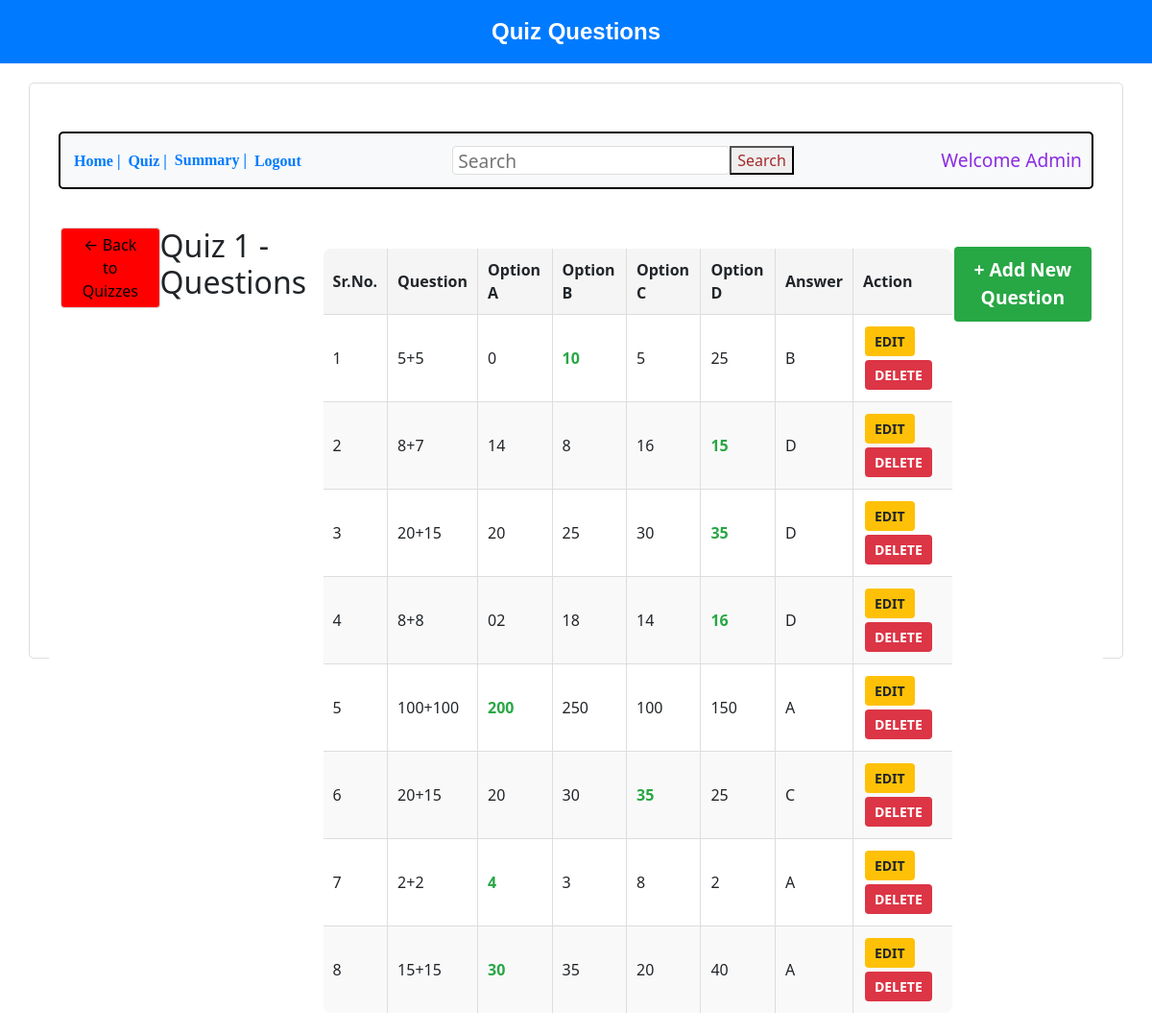
The app's page /manage_questions/1 with its own data.
### backend/models.py (models this page shows, shortened)
class Quiz(db.Model):
    __tablename__ = "quizzes"
    id = db.Column(db.Integer, primary_key=True)
    title = db.Column(db.String, nullable=False)
    subject_id = db.Column(db.Integer, db.ForeignKey("subjects.id"), nullable=False)
    chapter_id = db.Column(db.Integer, db.ForeignKey("chapters.id"), nullable=False)
    duration = db.Column(db.String, nullable=False)  # Store as string (e.g., "00:10")
    created_by_id = db.Column(db.Integer, db.ForeignKey("user_info.id"), nullable=False)
    is_active = db.Column(db.Boolean, default=True)
    created_at = db.Column(db.String, nullable=False, default=datetime.now().strftime("%Y-%m-%d"))
    subject = db.relationship("Subject", backref="quizzes")
    chapter = db.relationship("Chapter", backref="quizzes")
    created_by = db.relationship("User", backref="quizzes_created")

class Question(db.Model):
    __tablename__ = "questions"
    id = db.Column(db.Integer, primary_key=True)
    quiz_id = db.Column(db.Integer, db.ForeignKey("quizzes.id"), nullable=False)
    chapter_id = db.Column(db.Integer, db.ForeignKey("chapters.id"), nullable=False)
    question_text = db.Column(db.String, nullable=False)
    quiz = db.relationship("Quiz", backref="questions")
    options = db.relationship("Option", backref="question", cascade="all, delete-orphan")

class Option(db.Model):
    __tablename__ = "options"
    id = db.Column(db.Integer, primary_key=True)
    question_id = db.Column(db.Integer, db.ForeignKey('questions.id'), nullable=False)
    option_text = db.Column(db.String(255), nullable=False)
    is_correct = db.Column(db.Boolean, default=False)

### backend/controllers.py (the view)
@app.route('/manage_questions/<int:quiz_id>')
def manage_questions(quiz_id):
    quiz = Quiz.query.get_or_404(quiz_id)
    questions = Question.query.filter_by(quiz_id=quiz_id).all()
    for question in questions:
        question.options = Option.query.filter_by(question_id=question.id).all()
    return render_template('show_question.html', quiz=quiz, questions=questions, name=request.args.get('email', 'Admin'))

### templates/show_question.html (shortened to what this page needs)
<!DOCTYPE html>
<html lang="en">
<head>
    <link rel="stylesheet" href="/static/style.css">
    <link rel="stylesheet" href="https://cdnjs.cloudflare.com/ajax/libs/bootstrap/5.3.2/css/bootstrap.min.css">
</head>
<body>
    <div class="header2">Quiz Questions</div>
    <div class="bordertime">
        <div class="button-container">
            <a href="/admin_dash"><button class="nav-button">Home |</button></a>
            <a href="/quiz-mgmt"><button class="nav-button">Quiz |</button></a>
            <button class="nav-button">Summary |</button>
            <a href="/login"><button class="nav-button">Logout</button></a>
            <input class="search" type="search" placeholder="Search">
            <button class="searching">Search</button>
            <h4 class="text">Welcome {{ name }}</h4>
        </div>
        <div class="container">
            <a href="{{ url_for('show_quizzes', subject_id=quiz.subject_id, chapter_id=quiz.chapter_id) }}">
                <button class="back-btn">← Back to Quizzes</button>
            </a>
            <h2>{{ quiz.title }} - Questions</h2>
            {% if questions %}
            <table class="questions-table">
                <thead>
                    <tr>
                        <th>Sr.No.</th>
                        <th>Question</th>
                        <th>Option A</th>
                        <th>Option B</th>
                        <th>Option C</th>
                        <th>Option D</th>
                        <th>Answer</th>
                        <th>Action</th>
                    </tr>
                </thead>
                <tbody>
                    {% for question in questions %}
                    <tr>
                        <td>{{ loop.index }}</td>
                        <td>{{ question.question_text }}</td>
                        {% set options_list = question.options|list %}
                        {% if options_list|length >= 1 %}
                        <td {% if options_list[0].is_correct %}class="correct-option" {% endif %}>{{
                            options_list[0].option_text }}</td>
                        {% else %}
                        <td>-</td>
                        {% endif %}
                        {% if options_list|length >= 2 %}
                        <td {% if options_list[1].is_correct %}class="correct-option" {% endif %}>{{
                            options_list[1].option_text }}</td>
                        {% else %}
                        <td>-</td>
                        {% endif %}
                        {% if options_list|length >= 3 %}
                        <td {% if options_list[2].is_correct %}class="correct-option" {% endif %}>{{
                            options_list[2].option_text }}</td>
                        {% else %}
                        <td>-</td>
                        {% endif %}
                        {% if options_list|length >= 4 %}
                        <td {% if options_list[3].is_correct %}class="correct-option" {% endif %}>{{
                            options_list[3].option_text }}</td>
                        {% else %}
                        <td>-</td>
                        {% endif %}
                        <td>
                            {% for option in options_list %}
                            {% if option.is_correct %}
                            {% if loop.index == 1 %}A{% endif %}
                            {% if loop.index == 2 %}B{% endif %}
                            {% if loop.index == 3 %}C{% endif %}
                            {% if loop.index == 4 %}D{% endif %}
                            {% endif %}
                            {% endfor %}
                        </td>
                        <td>
                            <button class="action-btn edit-btn" data-bs-toggle="modal"
                                data-bs-target="#editQuestionModal"
                                data-question-id="{{ question.id }}"
                                data-question-text="{{ question.question_text }}"
                                data-question-hint="{{ question.hint|default('') }}"
                                {% for option in options_list %}
                                data-option-{{ loop.index }}-id="{{ option.id }}"
                                data-option-{{ loop.index }}-text="{{ option.option_text }}"
                                data-option-{{ loop.index }}-correct="{{ 'true' if option.is_correct else 'false' }}"
                                {% endfor %}
                                data-options-count="{{ options_list|length }}">
                                EDIT
                            </button>
                            <a href="{{ url_for('delete_question', question_id=question.id) }}"
                                onclick="return confirm('Are you sure you want to delete this question?')">
                                <button class="action-btn delete-btn">DELETE</button>
                            </a>
                        </td>
                    </tr>
                    {% endfor %}
                </tbody>
            </table>
            {% else %}
            <div class="no-questions">
                <h3>No Questions available for this quiz</h3>
                <p>Click the button below to add new questions.</p>
            </div>
            {% endif %}
            <center>
                <a href="{{ url_for('new_question', quiz_id=quiz.id) }}">
                    <button class="adding-button">+ Add New Question</button>
                </a>
            </center>
        </div>
    </div>
</body>
</html>

### static/style.css (style rules this page uses)
.container { display: flex; justify-content: space-around; }
table { width: 100%; border-collapse: collapse; }
th, td { text-align: left; padding: 8px; }
th { font-weight: bold; text-align: center; }
.bordertime { border: 2px solid black; border-radius: 20px; height: 600px; }
.button-container { padding-left: 20px; display: flex; align-items: center; border: 2px solid black; height: 60px; border-radius: 10px; border-radius: 20px; margin-top: 30px; margin-left: 10px; margin-right: 10px; }
.nav-button { background-color: transparent; text-align: center; display: inline-block; font-size: 16px; cursor: pointer; margin: 0%; padding: 0px 4px; border: none; color: green; font-family: cursive; }
.search { font-size: larger; margin-left: 200px; padding: 0px 50px; height: 30px; }
.searching { height: 30px; color: brown; }
.text { margin-left: 300px; font-size: larger; color: blueviolet; }
.adding-button { margin: 0%; padding: 14px 14px; background-color: rgb(164, 212, 19); border-radius: 20px; justify-content: center; font-size: larger; }
.bordertime { border: 1px solid #ddd; padding: 20px; border-radius: 5px; margin: 20px auto; width: 95%; }
.header2 { background-color: #007bff; color: white; text-align: center; padding: 15px; font-size: 24px; font-weight: bold; }
.button-container { display: flex; align-items: center; margin-bottom: 20px; padding: 10px; background-color: #f8f9fa; border-radius: 5px; }
.nav-button { background: none; border: none; color: #007bff; cursor: pointer; font-weight: bold; }
.back-btn { margin-bottom: 20px; padding: 5px 15px; background-color: red; border: 1px solid #ddd; border-radius: 4px; cursor: pointer; }
.correct-option { margin-top: 20px; }
.text { margin-left: auto; margin-bottom: 0; }
.search { margin-left: auto; padding: 5px; border-radius: 4px; border: 1px solid #ddd; }
.action-btn { margin: 2px; padding: 6px 12px; border: none; border-radius: 4px; cursor: pointer; }
.edit-btn { background-color: #ffc107; color: black; }
.delete-btn { background-color: #dc3545; color: white; }
body { font-family: 'Segoe UI', Tahoma, Geneva, Verdana, sans-serif; background-color: #f4f6f8; color: #333; margin: 0; padding: 0; }
h1, h2, h3 { color: #222; }
a { text-decoration: none; color: #007bff; }
.header2 { padding: 20px; background-color: white; color: black; text-align: center; font-size: xx-large; font-family: Verdana, Geneva, Tahoma, sans-serif; }
.container { max-width: 900px; margin: 20px auto; background: white; padding: 20px; border-radius: 8px; }
.action-btn { padding: 6px 12px; border-radius: 5px; font-size: 14px; cursor: pointer; }
.edit-btn { background-color: #ffc107; color: #000; }
.delete-btn { background-color: #dc3545; color: #fff; }
.questions-table { width: 100%; border-collapse: collapse; margin-top: 20px; }
.questions-table th, .questions-table td { border: 1px solid #ddd; padding: 10px; text-align: left; }
.questions-table th { background-color: #f5f5f5; font-weight: bold; }
.questions-table tr:nth-child(even) { background-color: #f9f9f9; }
.action-btn { padding: 5px 10px; border: none; border-radius: 4px; cursor: pointer; margin-right: 5px; font-weight: bold; }
.edit-btn { background-color: #ffc107; color: #212529; }
.adding-button { background-color: #28a745; color: white; padding: 10px 20px; border: none; border-radius: 4px; cursor: pointer; margin-top: 20px; font-weight: bold; }
.correct-option { color: #28a745; font-weight: bold; }
table { margin-top: 10px; width: 100%; border-collapse: collapse; border: 2px solid black; border-radius: 10px; overflow: hidden; }
th, td { padding: 10px; text-align: left; }
body { font-family: Arial, sans-serif; text-align: center; background-color: #f8f8f8; }

### records on screen
Quiz: title "Quiz 1"
Question: question_text "5+5"
Option: option_text "0"
Option: option_text "10", is_correct "B"
Option: option_text "5"
Option: option_text "25"
Question: question_text "8+7"
Option: option_text "14"
Option: option_text "8"
Option: option_text "16"
Option: option_text "15", is_correct "D"
Question: question_text "20+15"
Option: option_text "20"
Option: option_text "25"
Option: option_text "30"
Option: option_text "35", is_correct "D"
Question: question_text "8+8"
Option: option_text "02"
Option: option_text "18"
Option: option_text "14"
Option: option_text "16", is_correct "D"
Question: question_text "100+100"
Option: option_text "200", is_correct "A"
Option: option_text "250"
Option: option_text "100"
Option: option_text "150"
Question: question_text "20+15"
Option: option_text "20"
Option: option_text "30"
Option: option_text "35", is_correct "C"
Option: option_text "25"
Question: question_text "2+2"
Option: option_text "4", is_correct "A"
Option: option_text "3"
Option: option_text "8"
Option: option_text "2"
Question: question_text "15+15"
Option: option_text "30", is_correct "A"
Option: option_text "35"
Option: option_text "20"
Option: option_text "40"

### other values on screen
{{ name }} "Admin"
